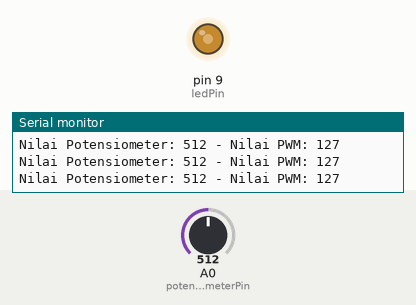
The sketch below on a simulated Arduino Uno, built with avr-gcc and run on an emulated ATmega328P. Shown: output pins drawn as LEDs (lit = HIGH), the last lines printed to the serial monitor. Inputs (shaded band) come from the test bench; at power-on: A0 (potensiometerPin) = 512.

Above: at 1.2 s.
1.3 s: A0 (potensiometerPin) set to 716
At 2.2 s:
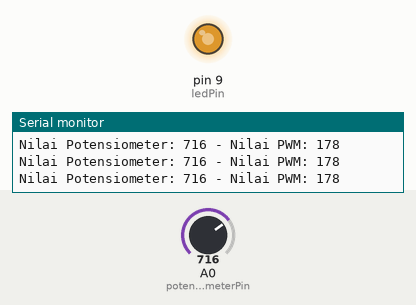
2.8 s: A0 (potensiometerPin) set to 900
At 3.8 s:
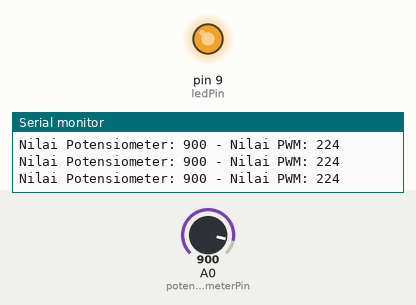
4.3 s: A0 (potensiometerPin) set to 122
At 5.4 s:
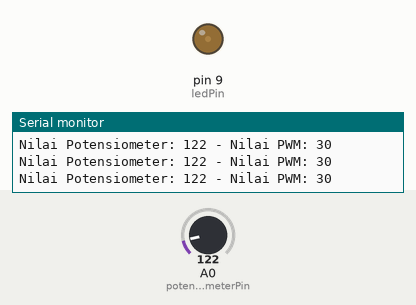
5.8 s: A0 (potensiometerPin) set to 110
At 6.9 s:
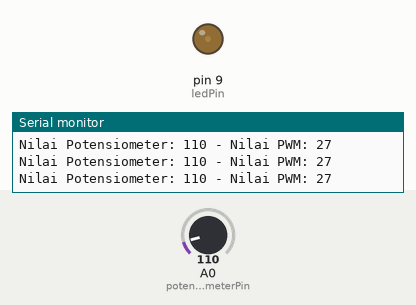
8.8 s: A0 (potensiometerPin) set to 93
At 10.0 s:
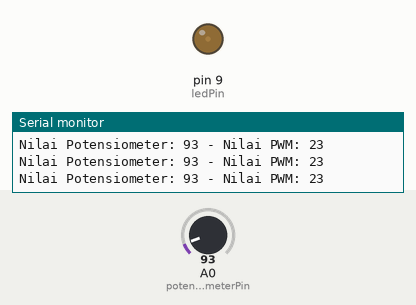
11.8 s: A0 (potensiometerPin) set to 511
At 13.0 s:
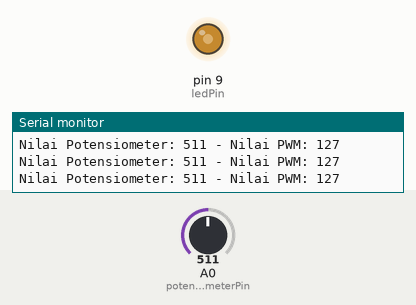
Timing chart, 0 to 14.3 s (numbered marks = the images above; inputs shaded):
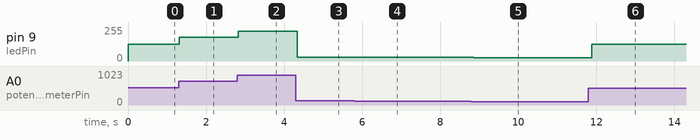

Measured:
- after the input at 1.3 s, pin 9 (ledPin): 127/255 → 178/255 at once
- after the input at 2.8 s, pin 9 (ledPin): 178/255 → 224/255 at once
- after the input at 4.3 s, pin 9 (ledPin): 224/255 → 30/255 at once
- after the input at 5.8 s, pin 9 (ledPin): 30/255 → 27/255 at once
- after the input at 8.8 s, pin 9 (ledPin): 27/255 → 23/255 after 0.07 s
- after the input at 11.8 s, pin 9 (ledPin): 23/255 → 127/255 after 0.09 s

The sketch:

Potensio_Led.ino
```cpp
const int potensiometerPin = A0;
const int ledPin = 9;

void setup() {
  pinMode(ledPin, OUTPUT);
  Serial.begin(9600);
}

void loop() {

  int nilaiPotensiometer = analogRead(potensiometerPin);

  int nilaiPWM = map(nilaiPotensiometer, 0, 1023, 0, 255);

  analogWrite(ledPin, nilaiPWM);

  Serial.print("Nilai Potensiometer: ");
  Serial.print(nilaiPotensiometer);
  Serial.print(" - Nilai PWM: ");
  Serial.println(nilaiPWM);

  delay(100);
}
```
